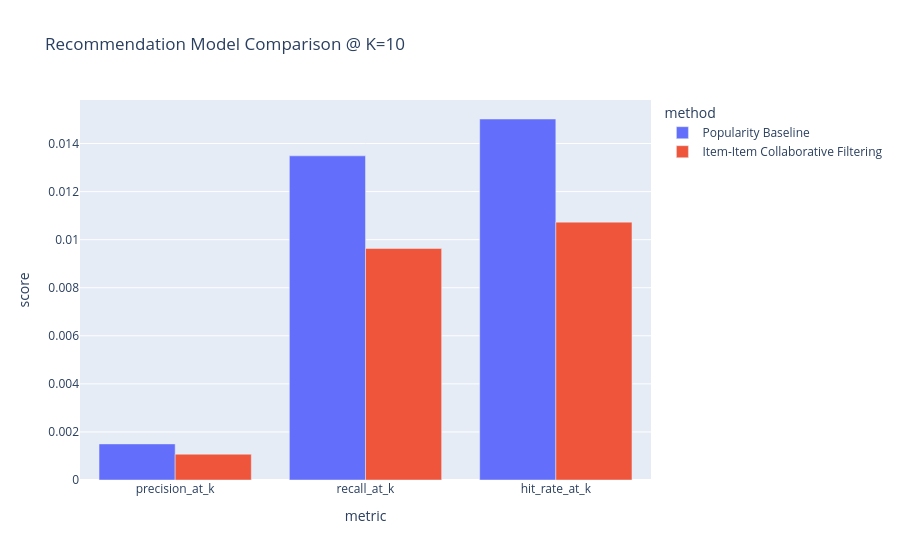

Notebook code cell kept with this figure:
### Markdown cell above
## 11. Compare recommendation approaches

### Code cell
comparison = pd.DataFrame([
    {
        "method": "Popularity Baseline",
        **baseline_metrics,
    },
    {
        "method": "Item-Item Collaborative Filtering",
        **personalized_metrics,
    },
])

display(
    comparison.round(4)
)

metric_plot = comparison.melt(
    id_vars="method",
    value_vars=[
        "precision_at_k",
        "recall_at_k",
        "hit_rate_at_k",
    ],
    var_name="metric",
    value_name="score",
)

fig = px.bar(
    metric_plot,
    x="metric",
    y="score",
    color="method",
    barmode="group",
    title="Recommendation Model Comparison @ K=10",
)
fig.show()

### Figure 1 — Plotly figure (JSON) as saved in the notebook; plotly's stock layout.template omitted (floating-point values rounded to 4 significant figures)
{"data": [{"alignmentgroup": "True", "hovertemplate": "method=Popularity Baseline<br>metric=%{x}<br>score=%{y}<extra></extra>", "legendgroup": "Popularity Baseline", "marker": {"color": "#636efa", "pattern": {"shape": ""}}, "name": "Popularity Baseline", "offsetgroup": "Popularity Baseline", "orientation": "v", "showlegend": true, "textposition": "auto", "type": "bar", "x": ["precision_at_k", "recall_at_k", "hit_rate_at_k"], "xaxis": "x", "y": [0.001502, 0.01349, 0.01502], "yaxis": "y"}, {"alignmentgroup": "True", "hovertemplate": "method=Item-Item Collaborative Filtering<br>metric=%{x}<br>score=%{y}<extra></extra>", "legendgroup": "Item-Item Collaborative Filtering", "marker": {"color": "#EF553B", "pattern": {"shape": ""}}, "name": "Item-Item Collaborative Filtering", "offsetgroup": "Item-Item Collaborative Filtering", "orientation": "v", "showlegend": true, "textposition": "auto", "type": "bar", "x": ["precision_at_k", "recall_at_k", "hit_rate_at_k"], "xaxis": "x", "y": [0.001073, 0.009634, 0.01073], "yaxis": "y"}], "layout": {"barmode": "group", "legend": {"title": {"text": "method"}, "tracegroupgap": 0}, "title": {"text": "Recommendation Model Comparison @ K=10"}, "xaxis": {"anchor": "y", "domain": [0, 1], "title": {"text": "metric"}}, "yaxis": {"anchor": "x", "domain": [0, 1], "title": {"text": "score"}}}}
